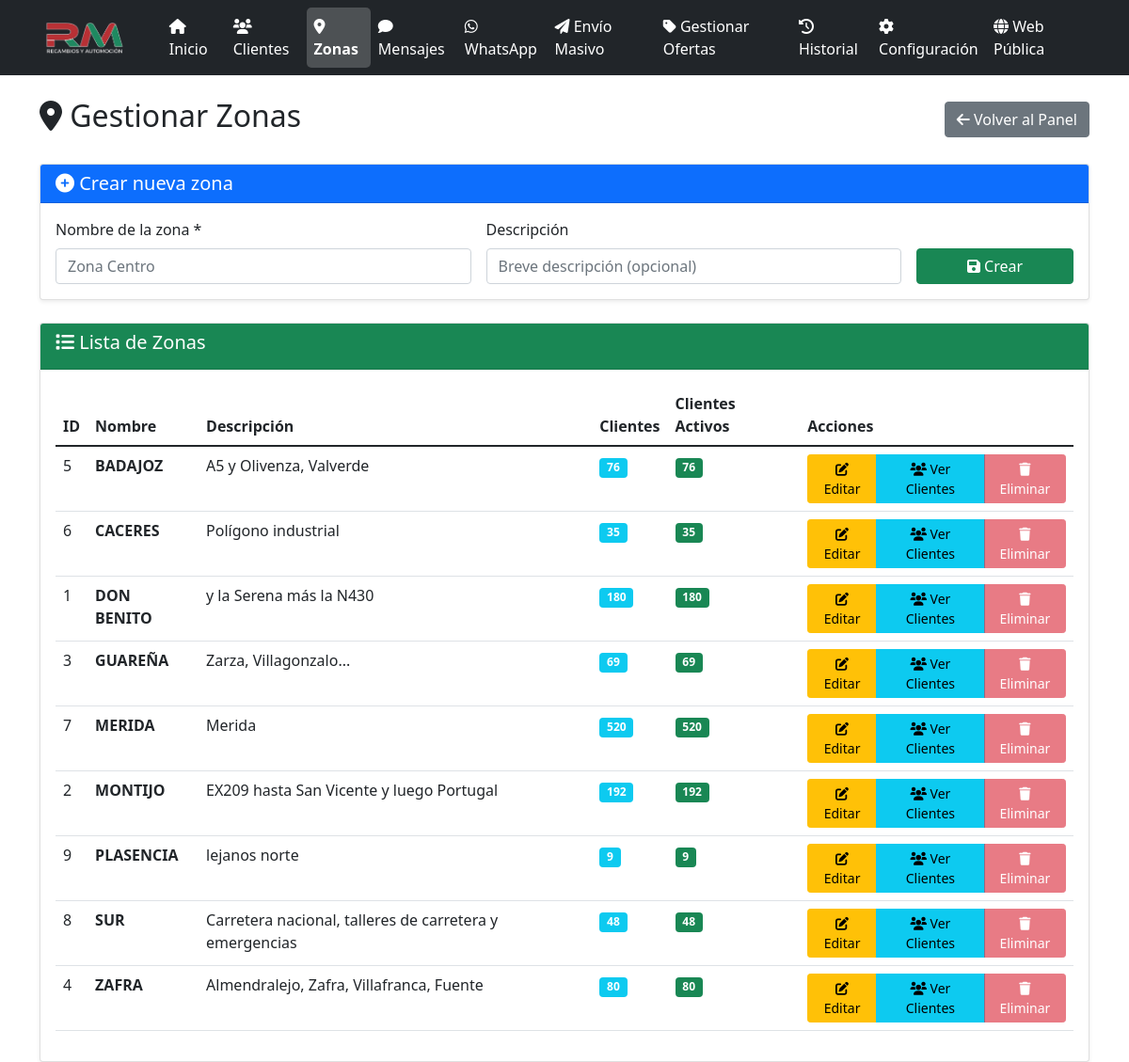
The app's page /zonas, older data.
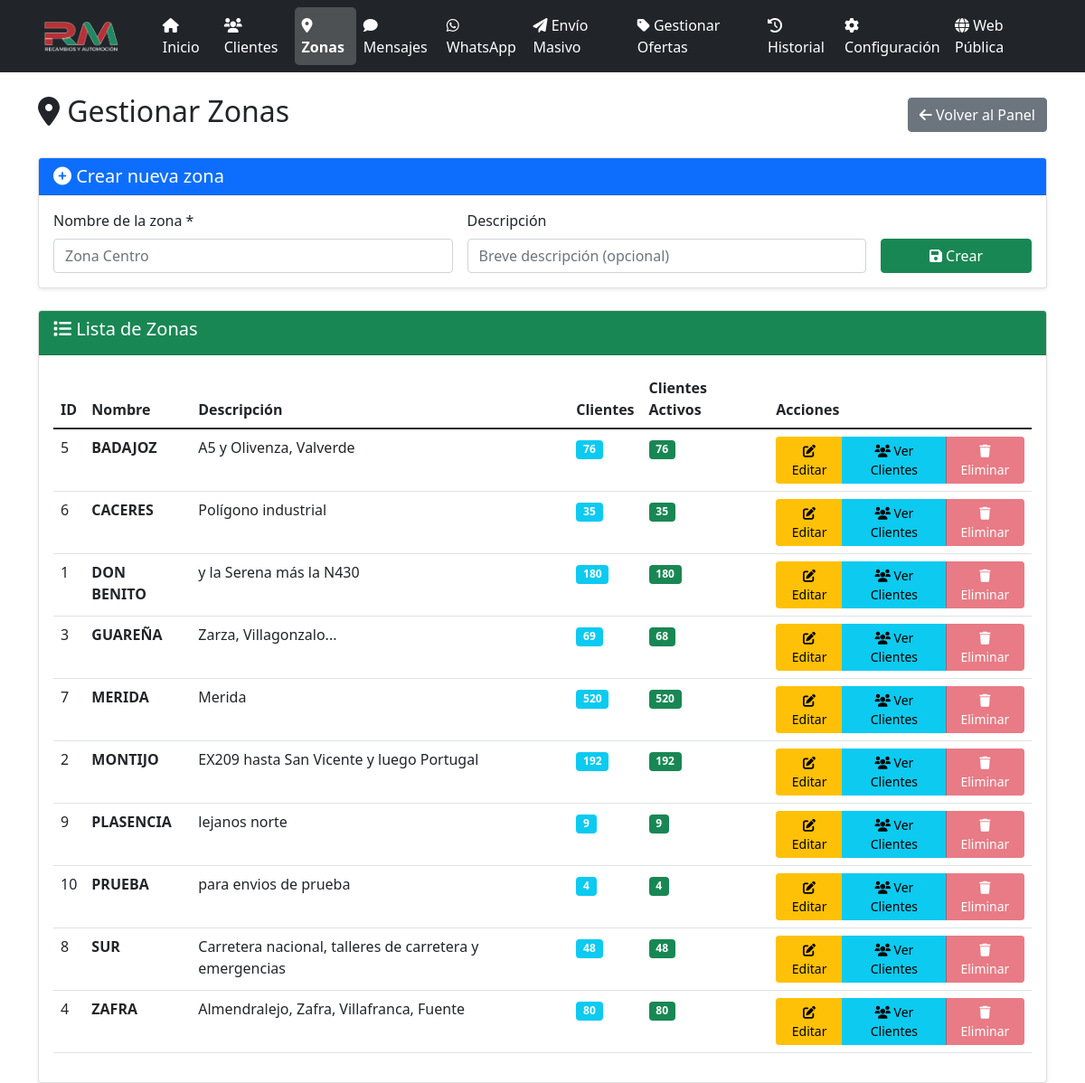
The same page, newer data.
### models.py (models this page shows, shortened)
class Zona(db.Model):
    id = db.Column(db.Integer, primary_key=True)
    nombre = db.Column(db.String(100), nullable=False)
    descripcion = db.Column(db.Text)
    created_at = db.Column(db.DateTime, default=datetime.utcnow)
    clientes = db.relationship('Cliente', backref='zona', lazy=True)

### app.py (the view)
@app.route('/zonas')
def zonas():
    zonas = Zona.query.order_by(Zona.nombre.asc()).all()
    zonas_data = [{'id': zona.id, 'nombre': zona.nombre} for zona in zonas]
    return render_template('zonas.html', zonas=zonas, zonas_data=zonas_data)

### app.py (called while the page is built, shortened)
@app.before_request
def _asegurar_scheduler():
    global _scheduler_iniciado

@app.before_request
def before_request():
    global _sistema_inicializado
    if not _sistema_inicializado and not app.config['DEBUG']:
        inicializar_sistema()

### templates/zonas.html (shortened to what the changed rows need)
{% extends "base.html" %}
{% block content %}
<div class="row">
    <div class="col-12">
        <div class="d-flex justify-content-between align-items-center mb-4">
            <h2><i class="fas fa-map-marker-alt"></i> Gestionar Zonas</h2>
        </div>
    </div>
</div>
<div class="row">
    <div class="col-12">
        <div class="card">
            <div class="card-body">
                {% if zonas %}
                <div class="table-responsive">
                    <table class="table table-hover">
                        <thead>
                            <tr>
                                <th>ID</th>
                                <th>Nombre</th>
                                <th>Descripción</th>
                                <th>Clientes</th>
                                <th>Clientes Activos</th>
                                <th>Acciones</th>
                            </tr>
                        </thead>
                        <tbody>
                            {% for zona in zonas %}
                            <tr>
                                <td>{{ zona.id }}</td>
                                <td><strong>{{ zona.nombre }}</strong></td>
                                <td>{{ zona.descripcion or 'Sin descripción' }}</td>
                                <td>
                                    <span class="badge bg-info">{{ zona.clientes|length }}</span>
                                </td>
                                <td>
                                    <span class="badge bg-success">
                                        {{ zona.clientes|selectattr('activo')|list|length }}
                                    </span>
                                </td>
                                <td>
                                    <div class="btn-group" role="group">
                                        <a href="{{ url_for('editar_zona', zona_id=zona.id) }}"
                                           class="btn btn-warning btn-sm">
                                            <i class="fas fa-edit"></i> Editar
                                        </a>
                                        <a href="{{ url_for('clientes', zona_id=zona.id) }}"
                                           class="btn btn-info btn-sm">
                                            <i class="fas fa-users"></i> Ver Clientes
                                        </a>
                                        {% if zona.clientes|selectattr('activo')|list|length == 0 %}
                                        <button type="button" class="btn btn-danger btn-sm"
                                                onclick="confirmarEliminacion({{ zona.id }}, '{{ zona.nombre }}')">
                                            <i class="fas fa-trash"></i> Eliminar
                                        </button>
                                        {% else %}
                                        <button type="button" class="btn btn-danger btn-sm" disabled
                                                title="No se puede eliminar porque tiene clientes activos">
                                            <i class="fas fa-trash"></i> Eliminar
                                        </button>
                                        {% endif %}
                                    </div>
                                </td>
                            </tr>
                            {% endfor %}
                        </tbody>
                    </table>
                </div>
                {% else %}
                <div class="text-center py-4">
                    <i class="fas fa-map-marker-alt fa-3x text-muted mb-3"></i>
                    <h5 class="text-muted">No hay zonas registradas</h5>
                    <p class="text-muted">Las zonas se crean automáticamente al inicializar el sistema</p>
                </div>
                {% endif %}
            </div>
        </div>
    </div>
</div>
{% endblock %}

Row changes from the older to the newer data that the page shows:
computed for Zona "GUAREÑA": clientes|selectattr "69" → "68"
added Zona: id "10", nombre "PRUEBA", descripcion "para envios de prueba", clientes|length "4", clientes|selectattr "4"
